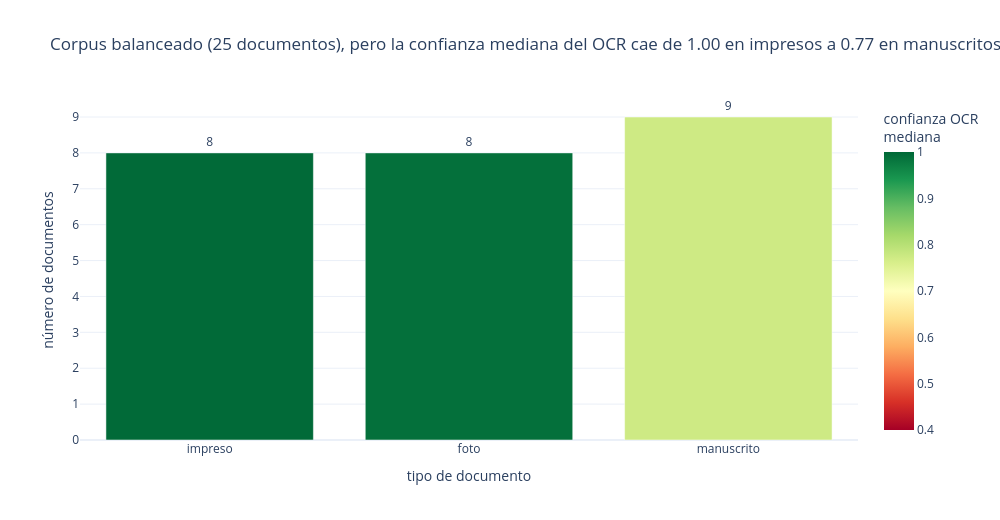

Notebook code cell kept with this figure:
### Markdown cell above
## 6 · Análisis exploratorio (Plotly Express)

Los títulos se construyen con los datos, para que expresen la conclusión y no solo la variable.
Cada gráfico se muestra interactivo y, además, como PNG estática para que se vea en GitHub.

### Code cell
orden_tipos = ["impreso", "foto", "manuscrito"]
por_tipo = corpus_docs.groupby("tipo").agg(documentos=("id", "count"), conf=("confianza_mediana", "median"),
                                            dudosas=("pct_lineas_dudosas", "median")).reindex(orden_tipos).reset_index()
c_imp, c_man = por_tipo.set_index("tipo").loc["impreso", "conf"], por_tipo.set_index("tipo").loc["manuscrito", "conf"]
fig = px.bar(por_tipo, x="tipo", y="documentos", color="conf", text="documentos",
             color_continuous_scale="RdYlGn", range_color=(0.4, 1.0),
             labels={"tipo": "tipo de documento", "documentos": "número de documentos", "conf": "confianza OCR<br>mediana"},
             title=f"Corpus balanceado ({len(corpus_docs)} documentos), pero la confianza mediana del OCR "
                   f"{'cae' if c_man < c_imp else 'sube'} de {c_imp:.2f} en impresos a {c_man:.2f} en manuscritos")
fig.update_traces(textposition="outside")
t2.mostrar(fig, "01_documentos_por_tipo")

### Figure 1 — Plotly figure (JSON) as saved in the notebook; plotly's stock layout.template omitted (floating-point values rounded to 4 significant figures)
{"data": [{"hovertemplate": "tipo de documento=%{x}<br>número de documentos=%{text}<br>confianza OCR<br>mediana=%{marker.color}<extra></extra>", "legendgroup": "", "marker": {"color": [0.9978, 0.99, 0.773], "coloraxis": "coloraxis", "pattern": {"shape": ""}}, "name": "", "orientation": "v", "showlegend": false, "text": [8.0, 8.0, 9.0], "textposition": "outside", "type": "bar", "x": ["impreso", "foto", "manuscrito"], "xaxis": "x", "y": [8, 8, 9], "yaxis": "y"}], "layout": {"barmode": "relative", "coloraxis": {"autocolorscale": false, "cmax": 1.0, "cmin": 0.4, "colorbar": {"title": {"text": "confianza OCR<br>mediana"}}, "colorscale": [[0.0, "rgb(165,0,38)"], [0.1, "rgb(215,48,39)"], [0.2, "rgb(244,109,67)"], [0.3, "rgb(253,174,97)"], [0.4, "rgb(254,224,139)"], [0.5, "rgb(255,255,191)"], [0.6, "rgb(217,239,139)"], [0.7, "rgb(166,217,106)"], [0.8, "rgb(102,189,99)"], [0.9, "rgb(26,152,80)"], [1.0, "rgb(0,104,55)"]]}, "height": 520, "legend": {"tracegroupgap": 0}, "title": {"text": "Corpus balanceado (25 documentos), pero la confianza mediana del OCR cae de 1.00 en impresos a 0.77 en manuscritos"}, "width": 1000, "xaxis": {"anchor": "y", "domain": [0.0, 1.0], "title": {"text": "tipo de documento"}}, "yaxis": {"anchor": "x", "domain": [0.0, 1.0], "title": {"text": "número de documentos"}}}}
